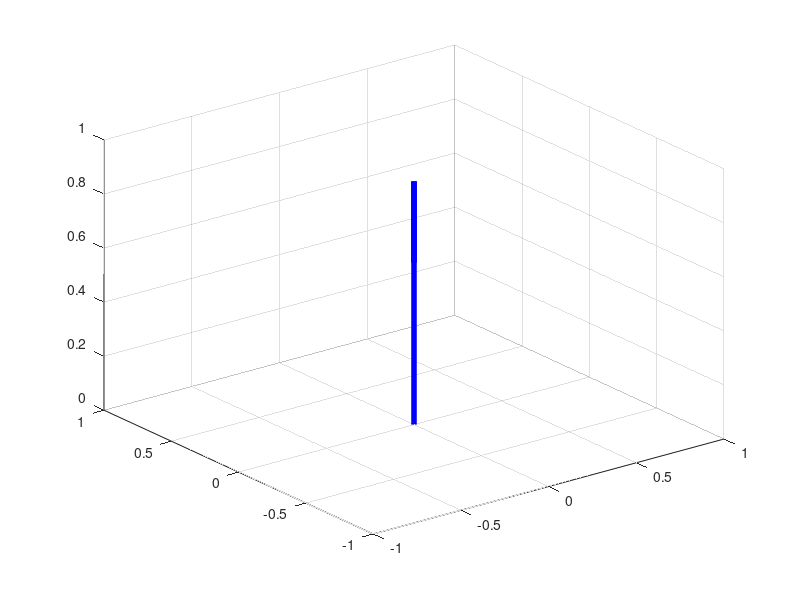

Reproduce this figure in MATLAB.
% Plot a the 3D coordinate systeme

U = [1;0;0];
V = [0;1;0];
W = [0;0;1];

q = quiver3(0,0,0,U(1),U(2),U(3));
set(q,'Color','r','LineWidth',4);
q = quiver3(0,0,0,V(1),V(2),V(3));
set(q,'Color','g','LineWidth',4);
q = quiver3(0,0,0,W(1),W(2),W(3));
set(q,'Color','b','LineWidth',4);